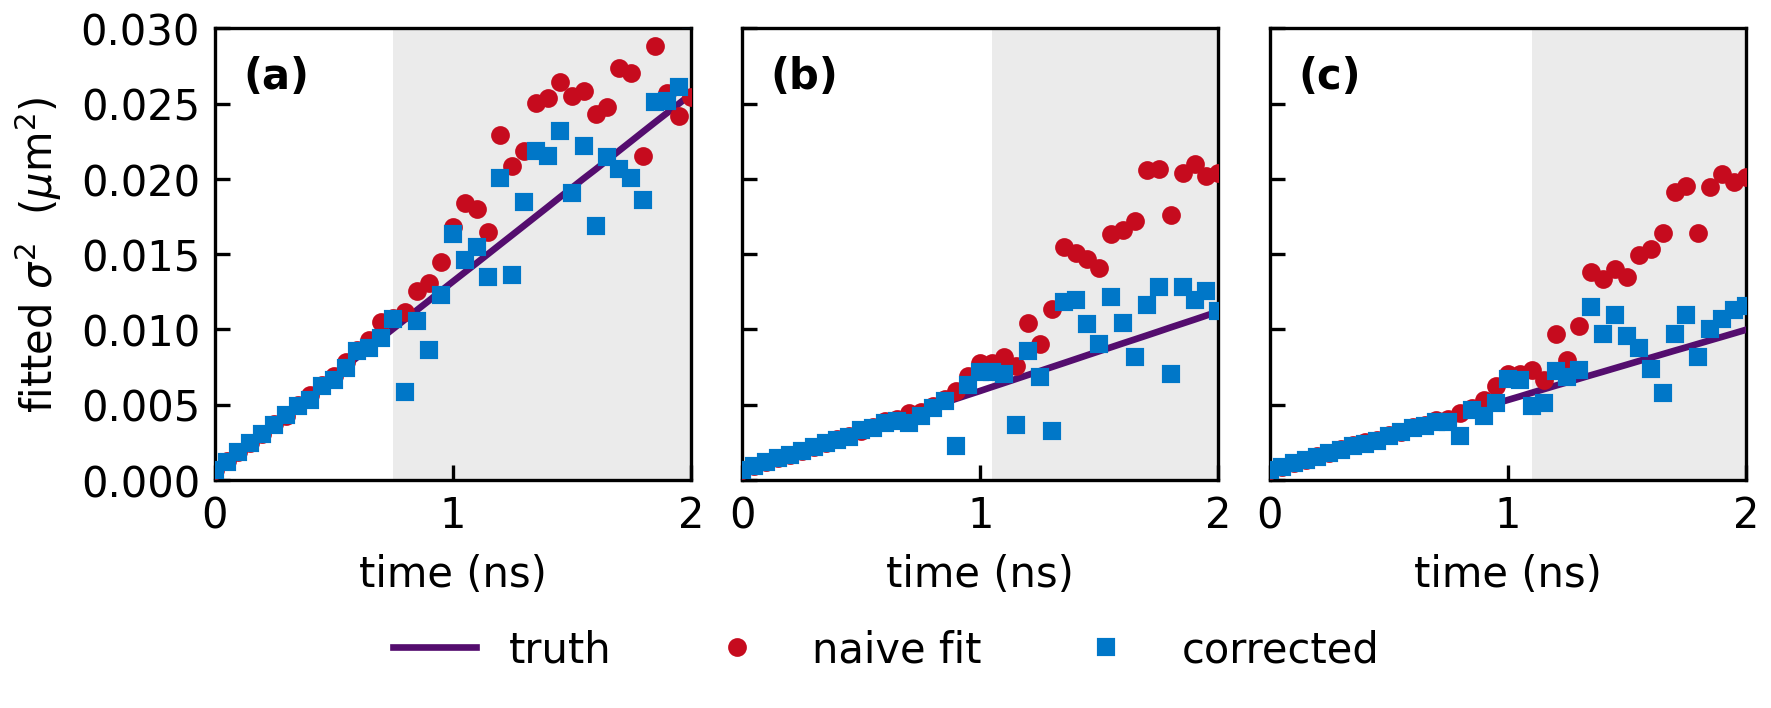

Source code (Python):
"""Per-frame residual + short-window D on the high-N Br-I bed.

The full-3-ns D collapse is brittle here: the peak drops ~147x over the window,
so most late frames fall below CNR ~1 and the slope fit has a thin lever arm.
The honest test is the project's actual metric -- the per-frame mean residual
``E[corrected] - var_true`` over many seeds -- restricted to the *usable window*
(frames whose per-frame CNR stays above the floor). Over that band we ask: does
the correction reduce the upward bias the naive fit carries, and does the
short-window D move toward the truth?

The calibration is built D-aware at each fraction's fitted D (the quick,
sound choice for a known-D validation bed; the D-free 2-D (CNR, sigma^2)
calibration is the separate real-data path). It is cached per fraction.

Run from the repository root (needs the pshare)::

    WEIGHTING_WALL_WORKERS=0 .venv/Scripts/python.exe scripts/br_halide_highn_perframe.py

Outputs ``output/br_halide_highn_perframe.{png,txt}`` and caches each D-aware
calibration to ``output/cal_highn_daware_x<frac>.npz``.
"""
from __future__ import annotations

import os
import sys
from pathlib import Path

import numpy as np

sys.path.insert(0, os.path.join(os.path.dirname(__file__), "..", "src"))
sys.path.insert(0, os.path.join(os.path.dirname(__file__), ".."))
sys.path.insert(0, os.path.join(os.path.dirname(__file__), "..", "scripts"))
sys.path.insert(0, os.path.dirname(__file__))

from weighting_wall import GaussianModel  # noqa: E402
from weighting_wall.simulate import Experiment  # noqa: E402
from weighting_wall.truncation import TruncationModel  # noqa: E402
from weighting_wall.validate import calibrate  # noqa: E402
from weighting_wall.weights import corrected_variance  # noqa: E402

from weighting_wall.fit import fit_variance as _fit_gaussian  # noqa: E402

from br_halide_validation import fit_msd_powerlaw  # noqa: E402
from br_halide_highn_validation import STRIDE, subsample  # noqa: E402
from br_highn_data import SIGMA0_HINT_NM, load_all  # noqa: E402

# Tighten the width fit's upper bound from the window span^2 to a physical cap
# (G * sigma0)^2: the spot grows ~8x in sigma over the window, so G = 12 clears
# every real frame (sigma capped at 300 nm) while bounding the low-CNR fit's
# noise-wandering, which the wide 3000 nm window otherwise leaves unbounded.
# Applied identically to the data fit and the calibration (the var_bias must
# come from the same bound).
G_MAX = 12.0
MAX_VAR = (G_MAX * SIGMA0_HINT_NM) ** 2


def fit_each_row(x, profiles):
    """Bounded Gaussian width fit per frame, with the tightened max_var bound."""
    out = np.full(profiles.shape[0], np.nan)
    for i in range(profiles.shape[0]):
        r = _fit_gaussian(x, profiles[i], max_var=MAX_VAR)
        if r.ok and np.isfinite(r.variance):
            out[i] = r.variance
    return out

OUTPUT = Path(__file__).resolve().parents[1] / "output"
OUTPUT.mkdir(exist_ok=True)

CORR_BLUE = "#0072B2"
NAIVE_RED = "#D55E00"
TRUTH_BLACK = "#000000"
FLOOR_GREY = "#999999"
INCH = 1 / 2.54
FONT = 9

CNR0 = 10.0          # initial CNR for the per-frame panel
CNR0_TABLE = (8.0, 15.0, 30.0)   # short-window D reported at these CNR_0
N_SEEDS = 800
FLOOR_CNR = 1.3      # project floor: folded-normal over-subtracts below ~1.3
CAL_CNR0 = np.geomspace(1.2, 60.0, 30)
N_RUNS_CAL = 600


def daware_calibration(d_true: float, frac: str, n_frames: int) -> TruncationModel:
    """D-aware calibration at this fraction's D and geometry; cached per fraction."""
    path = OUTPUT / f"cal_highn_daware_g{int(G_MAX)}_x{frac}.npz"
    if path.exists():
        d = np.load(path)
        return TruncationModel(cnr_grid=d["cnr_grid"], p_grid=d["p_grid"],
                               relvar_grid=d["relvar_grid"],
                               varbias_grid=d["varbias_grid"])
    exp = Experiment(sigma0=25.0, D=float(d_true), tau=1.0, half_window=60.0,
                     n_pixels=600, n_frames=n_frames, t_max=3.0)
    trunc = calibrate(exp, CAL_CNR0, n_runs=N_RUNS_CAL,
                      model=GaussianModel(max_var=MAX_VAR))
    np.savez(path, cnr_grid=trunc.cnr_grid, p_grid=trunc.p_grid,
             relvar_grid=trunc.relvar_grid, varbias_grid=trunc.varbias_grid)
    return trunc


def per_frame_means(case, trunc, cnr0, n_seeds):
    """Mean raw and corrected fitted variance per frame over many seeds + per-frame CNR."""
    peak0 = float(case.profiles[0].max())
    ns = peak0 / cnr0
    cnrf = case.profiles.max(axis=1) / ns
    nfr = case.profiles.shape[0]
    raw = np.full((n_seeds, nfr), np.nan)
    cor = np.full((n_seeds, nfr), np.nan)
    for s in range(n_seeds):
        rng = np.random.default_rng(7919 * int(cnr0) + s)
        noisy = case.profiles + rng.normal(0.0, ns, case.profiles.shape)
        vh = fit_each_row(case.x, noisy)
        raw[s] = vh
        cor[s] = corrected_variance("folded_normal", vh, cnrf, trunc)
    return np.nanmean(raw, axis=0), np.nanmean(cor, axis=0), cnrf


def short_window_D(case, trunc, cnr0, n_seeds):
    """Naive vs corrected D over the usable window (CNR >= floor)."""
    mraw, mcor, cnrf = per_frame_means(case, trunc, cnr0, n_seeds)
    use = cnrf >= FLOOR_CNR
    d_naive, a_naive = fit_msd_powerlaw(case.t, mraw, mask=use)
    d_corr, a_corr = fit_msd_powerlaw(case.t, mcor, mask=use)
    return dict(n_use=int(use.sum()), cnr_min=float(cnrf[use].min()) if use.any() else np.nan,
                t_max_use=float(case.t[use].max()) if use.any() else np.nan,
                d_naive=d_naive, a_naive=a_naive, d_corr=d_corr, a_corr=a_corr)


def main():
    cases = [subsample(c, STRIDE) for c in load_all()]
    if not cases:
        print("No high-N maps found.")
        return
    lines = ["=" * 76,
             "High-N Br-I: per-frame residual + short-window D (D-aware calibration)",
             f"floor CNR = {FLOOR_CNR}; n_seeds = {N_SEEDS}; panel CNR0 = {CNR0:.0f}",
             f"width-fit bound: max_var = (G*sigma0)^2, G = {G_MAX:.0f} "
             f"(sigma capped at {G_MAX * SIGMA0_HINT_NM:.0f} nm)",
             "=" * 76, ""]
    panels = []
    for case in cases:
        d_true, a_true = fit_msd_powerlaw(case.t, case.var_true)
        trunc = daware_calibration(d_true, case.name.split("=")[-1], case.profiles.shape[0])

        mraw, mcor, cnrf = per_frame_means(case, trunc, CNR0, N_SEEDS)
        use = cnrf >= FLOOR_CNR
        resid_naive = mraw - case.var_true
        resid_corr = mcor - case.var_true
        d_n, _ = fit_msd_powerlaw(case.t, mraw, mask=use)
        d_c, _ = fit_msd_powerlaw(case.t, mcor, mask=use)
        panels.append((case, cnrf, mraw, mcor, use, d_true, d_n, d_c))

        lines.append("-" * 76)
        lines.append(f"=== {case.name} ===  truth D={d_true:.4g} nm^2/ns, alpha={a_true:.3f}")
        lines.append(f"  usable window at CNR0={CNR0:.0f}: {use.sum()} frames, "
                     f"t<= {case.t[use].max():.2f} ns, CNR down to {cnrf[use].min():.2f}")
        lines.append(f"  mean |residual| over usable band: naive "
                     f"{np.nanmean(np.abs(resid_naive[use])):.0f} -> corrected "
                     f"{np.nanmean(np.abs(resid_corr[use])):.0f} nm^2")
        lines.append("  short-window D (usable band):  CNR0 | D naive/corr (ratio to truth) "
                     "| alpha naive/corr")
        for c0 in CNR0_TABLE:
            r = short_window_D(case, trunc, c0, N_SEEDS)
            rn = r["d_naive"] / d_true if np.isfinite(r["d_naive"]) else np.nan
            rc = r["d_corr"] / d_true if np.isfinite(r["d_corr"]) else np.nan
            lines.append(f"    {c0:5.0f} | {r['d_naive']:.4g}/{r['d_corr']:.4g} "
                         f"({rn:.2f}/{rc:.2f}) | {r['a_naive']:.3f}/{r['a_corr']:.3f}"
                         f"  [{r['n_use']} frames]")
        lines.append("")

    report = "\n".join(lines)
    print(report)
    (OUTPUT / "br_halide_highn_perframe.txt").write_text(report)
    make_figure(panels, OUTPUT / "br_halide_highn_perframe.png")


def make_figure(panels, path):
    """Poster figure: per-frame fitted variance vs time, naive vs corrected.

    Spanish-flag palette (venue-appropriate, plot_style.md): blue = corrected
    (the reference the fit should recover), red = naive (the salient bias),
    black line = carrier truth. The shaded band marks frames below the CNR floor
    that are excluded from the slope fit. The time axis is focused on the usable
    window plus the bias onset; the deep-noise tail is dropped.
    """
    import matplotlib
    matplotlib.use("Agg")
    import matplotlib.pyplot as plt
    from matplotlib.ticker import MultipleLocator

    # Spanish-flag palette (plot_style.md): blue = corrected (recovered
    # reference), red = naive (the salient bias), indigo = carrier truth.
    truth_indigo = "#540d6e"
    naive_red = "#c60b1e"
    corr_blue = "#0077c8"
    floor_grey = "#bdbdbd"
    font = 10
    S = 1.0e6            # nm^2 -> micron^2
    XMAX = 2.0           # common time axis (ns)
    YMAX = 0.030         # common variance axis (micron^2); clears panel (a)'s data
    letters = "abcdefgh"

    n = len(panels)
    # Shared y-axis, panels abutting: values only on the left, tick marks on all.
    fig, axes = plt.subplots(1, n, layout="constrained", sharey=True,
                             figsize=(5.0 * n * INCH, 6.0 * INCH), squeeze=False)
    for i, (ax, (case, cnrf, mraw, mcor, use, d_true, d_n, d_c)) in enumerate(
            zip(axes[0], panels)):
        t = case.t
        m = t <= XMAX
        t_floor = t[~use].min() if (~use).any() else XMAX
        if t_floor < XMAX:
            ax.axvspan(t_floor, XMAX, color=floor_grey, alpha=0.30, lw=0)
        ax.plot(t[m], case.var_true[m] / S, "-", color=truth_indigo, lw=1.6,
                label="truth", zorder=3)
        ax.plot(t[m], mraw[m] / S, "o", color=naive_red, ms=3.5,
                label="naive fit", zorder=4)
        ax.plot(t[m], mcor[m] / S, "s", color=corr_blue, ms=3.5,
                label="corrected", zorder=5)
        ax.set_xlim(0, XMAX)
        ax.set_ylim(0, YMAX)
        ax.set_xticks([0, 1, 2])
        ax.yaxis.set_major_locator(MultipleLocator(0.005))
        # Inward ticks, bottom + left sides only (no top/right).
        ax.tick_params(axis="both", which="both", direction="in",
                       top=False, right=False, labelsize=font)
        if i != 0:
            ax.tick_params(axis="y", labelleft=False)   # keep marks, drop values
        ax.set_xlabel("time (ns)", fontsize=font)
        ax.text(0.06, 0.94, f"({letters[i]})", ha="left", va="top",
                fontsize=font, fontweight="bold", transform=ax.transAxes)
    axes[0][0].set_ylabel(r"fitted $\sigma^2$  ($\mu$m$^2$)", fontsize=font)
    h, l = axes[0][0].get_legend_handles_labels()
    fig.legend(h, l, frameon=False, fontsize=font, loc="outside lower center", ncol=3)
    fig.patch.set_facecolor("w"); fig.patch.set_alpha(1)
    fig.savefig(path, dpi=300)
    plt.close(fig)
    print(f"\nSaved figure: {path.name}")


if __name__ == "__main__":
    main()
